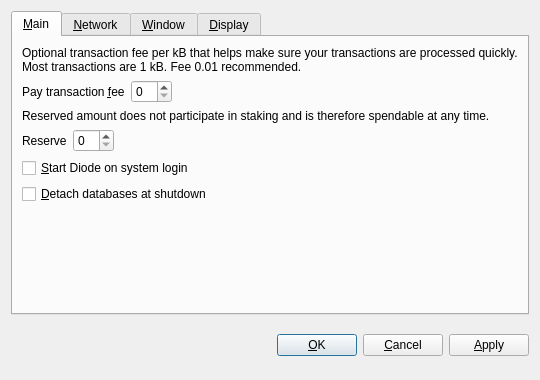
<?xml version="1.0" encoding="UTF-8"?>
<ui version="4.0">
 <class>OptionsDialog</class>
 <widget class="QDialog" name="OptionsDialog">
  <property name="geometry">
   <rect>
    <x>0</x>
    <y>0</y>
    <width>540</width>
    <height>380</height>
   </rect>
  </property>
  <property name="font">
   <font>
    <family>Segoe UI</family>
   </font>
  </property>
  <property name="windowTitle">
   <string>Options</string>
  </property>
  <property name="modal">
   <bool>true</bool>
  </property>
  <layout class="QVBoxLayout" name="verticalLayout">
   <item>
    <widget class="QTabWidget" name="tabWidget">
     <property name="tabPosition">
      <enum>QTabWidget::North</enum>
     </property>
     <property name="currentIndex">
      <number>0</number>
     </property>
     <widget class="QWidget" name="tabMain">
      <attribute name="title">
       <string>&amp;Main</string>
      </attribute>
      <layout class="QVBoxLayout" name="verticalLayout_Main">
       <item>
        <widget class="QLabel" name="transactionFeeInfoLabel">
         <property name="text">
          <string>Optional transaction fee per kB that helps make sure your transactions are processed quickly. Most transactions are 1 kB. Fee 0.01 recommended.</string>
         </property>
         <property name="textFormat">
          <enum>Qt::PlainText</enum>
         </property>
         <property name="wordWrap">
          <bool>true</bool>
         </property>
        </widget>
       </item>
       <item>
        <layout class="QHBoxLayout" name="horizontalLayoutFee">
         <item>
          <widget class="QLabel" name="transactionFeeLabel">
           <property name="text">
            <string>Pay transaction &amp;fee</string>
           </property>
           <property name="textFormat">
            <enum>Qt::PlainText</enum>
           </property>
           <property name="buddy">
            <cstring>transactionFee</cstring>
           </property>
          </widget>
         </item>
         <item>
          <widget class="BitcoinAmountField" name="transactionFee"/>
         </item>
         <item>
          <spacer name="horizontalSpacerFee">
           <property name="orientation">
            <enum>Qt::Horizontal</enum>
           </property>
           <property name="sizeHint" stdset="0">
            <size>
             <width>40</width>
             <height>20</height>
            </size>
           </property>
          </spacer>
         </item>
        </layout>
       </item>
       <item>
        <widget class="QLabel" name="reserveBalanceInfoLabel">
         <property name="text">
          <string>Reserved amount does not participate in staking and is therefore spendable at any time.</string>
         </property>
         <property name="textFormat">
          <enum>Qt::PlainText</enum>
         </property>
         <property name="wordWrap">
          <bool>true</bool>
         </property>
        </widget>
       </item>
       <item>
        <layout class="QHBoxLayout" name="horizontalLayoutReserveBalance">
         <item>
          <widget class="QLabel" name="reserveBalanceLabel">
           <property name="text">
            <string>Reserve</string>
           </property>
           <property name="textFormat">
            <enum>Qt::PlainText</enum>
           </property>
           <property name="buddy">
            <cstring>reserveBalance</cstring>
           </property>
          </widget>
         </item>
         <item>
          <widget class="BitcoinAmountField" name="reserveBalance"/>
         </item>
         <item>
          <spacer name="horizontalSpacerReserveBalance">
           <property name="orientation">
            <enum>Qt::Horizontal</enum>
           </property>
           <property name="sizeHint" stdset="0">
            <size>
             <width>40</width>
             <height>20</height>
            </size>
           </property>
          </spacer>
         </item>
        </layout>
       </item>
       <item>
        <widget class="QCheckBox" name="bitcoinAtStartup">
         <property name="toolTip">
          <string>Automatically start Diode after logging in to the system.</string>
         </property>
         <property name="text">
          <string>&amp;Start Diode on system login</string>
         </property>
        </widget>
       </item>
       <item>
        <widget class="QCheckBox" name="detachDatabases">
         <property name="toolTip">
          <string>Detach block and address databases at shutdown. This means they can be moved to another data directory, but it slows down shutdown. The wallet is always detached.</string>
         </property>
         <property name="text">
          <string>&amp;Detach databases at shutdown</string>
         </property>
        </widget>
       </item>
       <item>
        <spacer name="verticalSpacer_Main">
         <property name="orientation">
          <enum>Qt::Vertical</enum>
         </property>
         <property name="sizeHint" stdset="0">
          <size>
           <width>20</width>
           <height>40</height>
          </size>
         </property>
        </spacer>
       </item>
      </layout>
     </widget>
     <widget class="QWidget" name="tabNetwork">
      <attribute name="title">
       <string>&amp;Network</string>
      </attribute>
      <layout class="QVBoxLayout" name="verticalLayout_Network">
       <item>
        <widget class="QCheckBox" name="mapPortUpnp">
         <property name="toolTip">
          <string>Automatically open the Diode client port on the router. This only works when your router supports UPnP and it is enabled.</string>
         </property>
         <property name="text">
          <string>Map port using &amp;UPnP</string>
         </property>
        </widget>
       </item>
       <item>
        <widget class="QCheckBox" name="connectSocks">
         <property name="toolTip">
          <string>Connect to the Diode network through a SOCKS proxy (e.g. when connecting through Tor).</string>
         </property>
         <property name="text">
          <string>&amp;Connect through SOCKS proxy:</string>
         </property>
        </widget>
       </item>
       <item>
        <layout class="QHBoxLayout" name="horizontalLayout_Network">
         <item>
          <widget class="QLabel" name="proxyIpLabel">
           <property name="text">
            <string>Proxy &amp;IP:</string>
           </property>
           <property name="textFormat">
            <enum>Qt::PlainText</enum>
           </property>
           <property name="buddy">
            <cstring>proxyIp</cstring>
           </property>
          </widget>
         </item>
         <item>
          <widget class="QValidatedLineEdit" name="proxyIp">
           <property name="maximumSize">
            <size>
             <width>140</width>
             <height>16777215</height>
            </size>
           </property>
           <property name="toolTip">
            <string>IP address of the proxy (e.g. 127.0.0.1)</string>
           </property>
          </widget>
         </item>
         <item>
          <widget class="QLabel" name="proxyPortLabel">
           <property name="text">
            <string>&amp;Port:</string>
           </property>
           <property name="textFormat">
            <enum>Qt::PlainText</enum>
           </property>
           <property name="buddy">
            <cstring>proxyPort</cstring>
           </property>
          </widget>
         </item>
         <item>
          <widget class="QLineEdit" name="proxyPort">
           <property name="maximumSize">
            <size>
             <width>55</width>
             <height>16777215</height>
            </size>
           </property>
           <property name="toolTip">
            <string>Port of the proxy (e.g. 9050)</string>
           </property>
          </widget>
         </item>
         <item>
          <widget class="QLabel" name="socksVersionLabel">
           <property name="text">
            <string>SOCKS &amp;Version:</string>
           </property>
           <property name="textFormat">
            <enum>Qt::PlainText</enum>
           </property>
           <property name="buddy">
            <cstring>socksVersion</cstring>
           </property>
          </widget>
         </item>
         <item>
          <widget class="QValueComboBox" name="socksVersion">
           <property name="toolTip">
            <string>SOCKS version of the proxy (e.g. 5)</string>
           </property>
          </widget>
         </item>
         <item>
          <spacer name="horizontalSpacer_Network">
           <property name="orientation">
            <enum>Qt::Horizontal</enum>
           </property>
           <property name="sizeHint" stdset="0">
            <size>
             <width>40</width>
             <height>20</height>
            </size>
           </property>
          </spacer>
         </item>
        </layout>
       </item>
       <item>
        <spacer name="verticalSpacer_Network">
         <property name="orientation">
          <enum>Qt::Vertical</enum>
         </property>
         <property name="sizeHint" stdset="0">
          <size>
           <width>20</width>
           <height>40</height>
          </size>
         </property>
        </spacer>
       </item>
      </layout>
     </widget>
     <widget class="QWidget" name="tabWindow">
      <attribute name="title">
       <string>&amp;Window</string>
      </attribute>
      <layout class="QVBoxLayout" name="verticalLayout_Window">
       <item>
        <widget class="QCheckBox" name="minimizeToTray">
         <property name="toolTip">
          <string>Show only a tray icon after minimizing the window.</string>
         </property>
         <property name="text">
          <string>&amp;Minimize to the tray instead of the taskbar</string>
         </property>
        </widget>
       </item>
       <item>
        <widget class="QCheckBox" name="minimizeOnClose">
         <property name="toolTip">
          <string>Minimize instead of exit the application when the window is closed. When this option is enabled, the application will be closed only after selecting Quit in the menu.</string>
         </property>
         <property name="text">
          <string>M&amp;inimize on close</string>
         </property>
        </widget>
       </item>
       <item>
        <spacer name="verticalSpacer_Window">
         <property name="orientation">
          <enum>Qt::Vertical</enum>
         </property>
         <property name="sizeHint" stdset="0">
          <size>
           <width>20</width>
           <height>40</height>
          </size>
         </property>
        </spacer>
       </item>
      </layout>
     </widget>
     <widget class="QWidget" name="tabDisplay">
      <attribute name="title">
       <string>&amp;Display</string>
      </attribute>
      <layout class="QVBoxLayout" name="verticalLayout_Display">
       <item>
        <layout class="QHBoxLayout" name="horizontalLayout_1_Display">
         <item>
          <widget class="QLabel" name="langLabel">
           <property name="text">
            <string>User Interface &amp;language:</string>
           </property>
           <property name="textFormat">
            <enum>Qt::PlainText</enum>
           </property>
           <property name="buddy">
            <cstring>lang</cstring>
           </property>
          </widget>
         </item>
         <item>
          <widget class="QValueComboBox" name="lang">
           <property name="toolTip">
            <string>The user interface language can be set here. This setting will take effect after restarting Diode.</string>
           </property>
          </widget>
         </item>
        </layout>
       </item>
       <item>
        <layout class="QHBoxLayout" name="horizontalLayout_2_Display">
         <item>
          <widget class="QLabel" name="unitLabel">
           <property name="text">
            <string>&amp;Unit to show amounts in:</string>
           </property>
           <property name="textFormat">
            <enum>Qt::PlainText</enum>
           </property>
           <property name="buddy">
            <cstring>unit</cstring>
           </property>
          </widget>
         </item>
         <item>
          <widget class="QValueComboBox" name="unit">
           <property name="toolTip">
            <string>Choose the default subdivision unit to show in the interface and when sending coins.</string>
           </property>
          </widget>
         </item>
        </layout>
       </item>
       <item>
        <widget class="QCheckBox" name="displayAddresses">
         <property name="toolTip">
          <string>Whether to show Diode addresses in the transaction list or not.</string>
         </property>
         <property name="text">
          <string>&amp;Display addresses in transaction list</string>
         </property>
        </widget>
       </item>
       <item>
        <widget class="QCheckBox" name="coinControlFeatures">
         <property name="toolTip">
          <string>Whether to show coin control features or not.</string>
         </property>
         <property name="text">
          <string>Display coin &amp;control features (experts only!)</string>
         </property>
        </widget>
       </item>
       <item>
        <spacer name="verticalSpacer_Display">
         <property name="orientation">
          <enum>Qt::Vertical</enum>
         </property>
         <property name="sizeHint" stdset="0">
          <size>
           <width>20</width>
           <height>40</height>
          </size>
         </property>
        </spacer>
       </item>
      </layout>
     </widget>
    </widget>
   </item>
   <item>
    <layout class="QHBoxLayout" name="horizontalLayout_Buttons">
     <item>
      <spacer name="horizontalSpacer_1">
       <property name="orientation">
        <enum>Qt::Horizontal</enum>
       </property>
       <property name="sizeHint" stdset="0">
        <size>
         <width>40</width>
         <height>48</height>
        </size>
       </property>
      </spacer>
     </item>
     <item>
      <widget class="QLabel" name="statusLabel">
       <property name="font">
        <font>
         <weight>75</weight>
         <bold>true</bold>
        </font>
       </property>
       <property name="text">
        <string/>
       </property>
       <property name="textFormat">
        <enum>Qt::PlainText</enum>
       </property>
       <property name="wordWrap">
        <bool>true</bool>
       </property>
      </widget>
     </item>
     <item>
      <spacer name="horizontalSpacer_2">
       <property name="orientation">
        <enum>Qt::Horizontal</enum>
       </property>
       <property name="sizeHint" stdset="0">
        <size>
         <width>40</width>
         <height>48</height>
        </size>
       </property>
      </spacer>
     </item>
     <item>
      <widget class="QPushButton" name="okButton">
       <property name="text">
        <string>&amp;OK</string>
       </property>
      </widget>
     </item>
     <item>
      <widget class="QPushButton" name="cancelButton">
       <property name="text">
        <string>&amp;Cancel</string>
       </property>
       <property name="autoDefault">
        <bool>false</bool>
       </property>
      </widget>
     </item>
     <item>
      <widget class="QPushButton" name="applyButton">
       <property name="text">
        <string>&amp;Apply</string>
       </property>
       <property name="autoDefault">
        <bool>false</bool>
       </property>
      </widget>
     </item>
    </layout>
   </item>
  </layout>
 </widget>
 <customwidgets>
  <customwidget>
   <class>BitcoinAmountField</class>
   <extends>QSpinBox</extends>
   <header>bitcoinamountfield.h</header>
  </customwidget>
  <customwidget>
   <class>QValueComboBox</class>
   <extends>QComboBox</extends>
   <header>qvaluecombobox.h</header>
  </customwidget>
  <customwidget>
   <class>QValidatedLineEdit</class>
   <extends>QLineEdit</extends>
   <header>qvalidatedlineedit.h</header>
  </customwidget>
 </customwidgets>
 <resources/>
 <connections/>
</ui>
